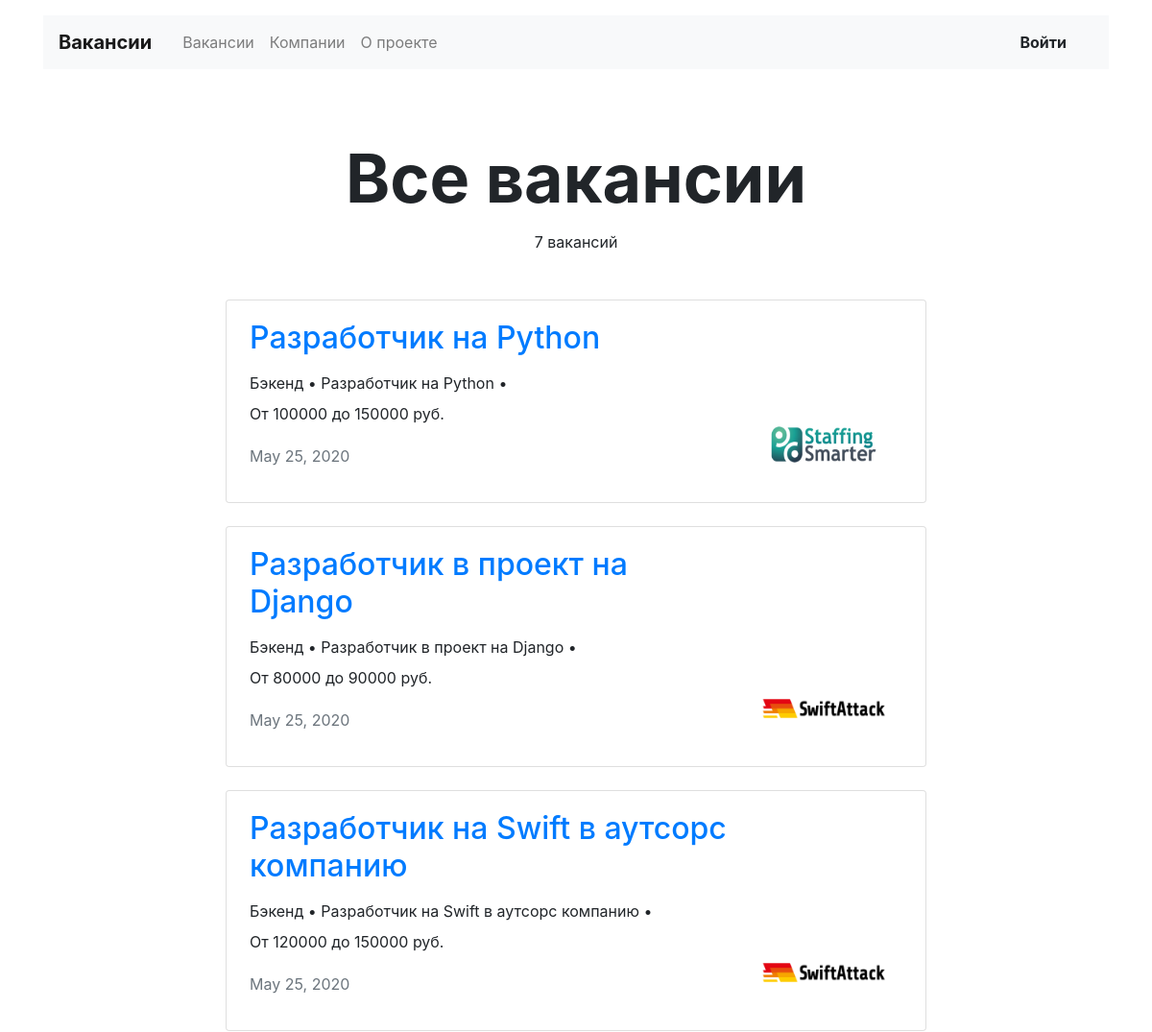
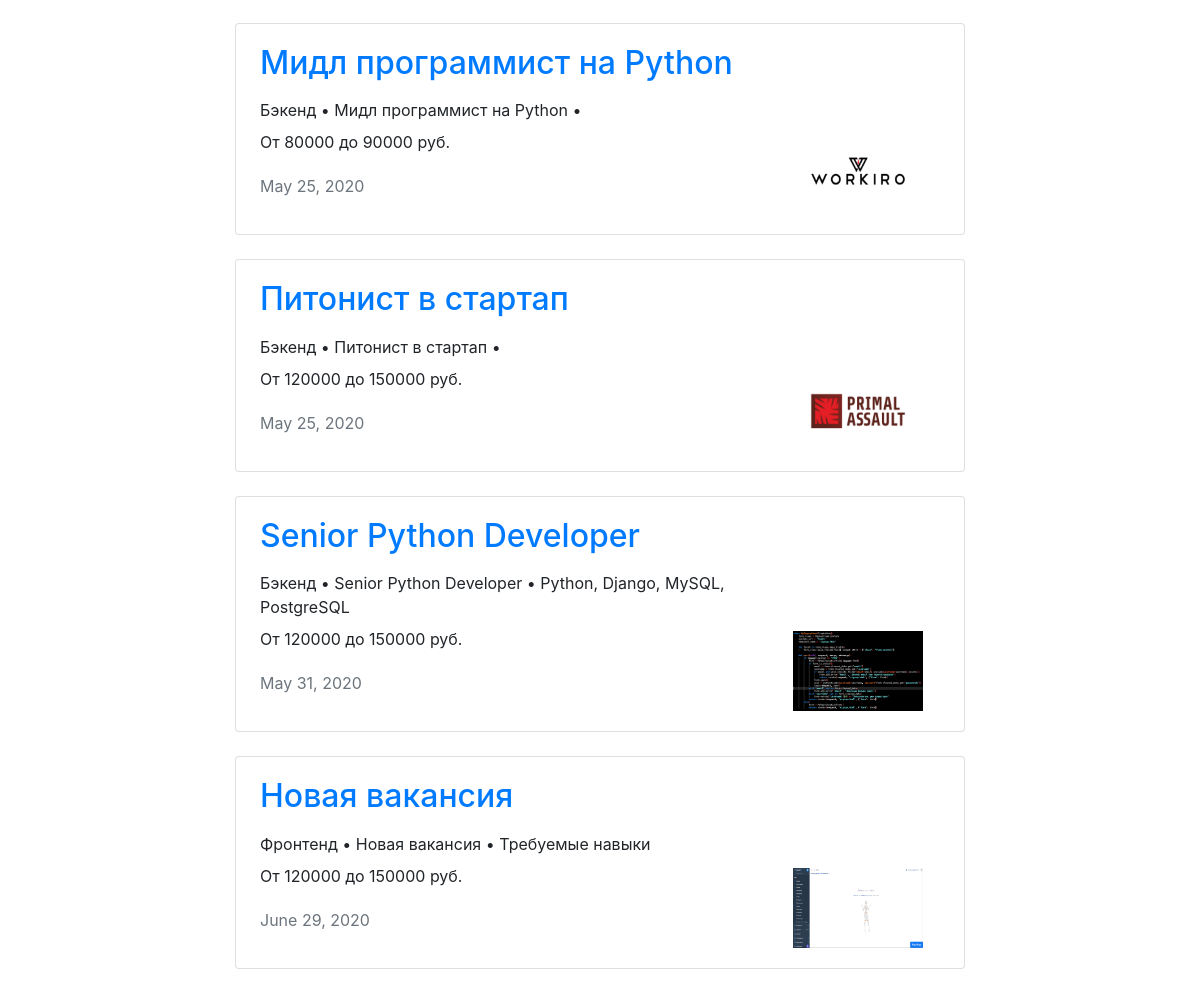
Page /vacancies/ on the committed database (2 pictures, top to bottom).
### vacancies/models.py (models this page shows, shortened)
class Vacancy(models.Model):
    title = models.CharField(max_length=120)
    specialty = models.ForeignKey(Specialty, on_delete=models.CASCADE, related_name='vacancies',
                                  verbose_name='Специализация')
    company = models.ForeignKey(Company, on_delete=models.CASCADE, related_name='vacancies')
    skills = models.CharField(max_length=155, verbose_name='Требуемые навыки')
    description = models.TextField(verbose_name='Описание вакансии')
    salary_min = models.IntegerField(verbose_name='Зарплата от')
    salary_max = models.IntegerField(verbose_name='Зарплата до')
    published_at = models.DateField(auto_now=True)

class Specialty(models.Model):
    code = models.CharField(max_length=50)
    title = models.CharField(max_length=120)
    picture = models.ImageField(max_length=100, upload_to=MEDIA_SPECIALITY_IMAGE_DIR)

class Company(models.Model):
    name = models.CharField(max_length=120)
    location = models.CharField(max_length=155, blank=True)
    logo = models.ImageField(max_length=100, default="https://place-hold.it/130x80",
                             upload_to=MEDIA_COMPANY_IMAGE_DIR)
    description = models.TextField(blank=True)
    employee_count = models.IntegerField(default=1)
    owner = models.OneToOneField(User, on_delete=models.CASCADE, related_name='companies', blank=True,
                                 null=True, default=None)

### vacancies/views.py (the view)
# urls.py: path('vacancies/', AllVacanciesView.as_view(), name='vacancies'),
class AllVacanciesView(ListView):
    model = Vacancy
    template_name = 'vacancies/vacancies.html'
    queryset = Vacancy.objects.all()
    def get_context_data(self, **kwargs):
        context = super(AllVacanciesView, self).get_context_data(**kwargs)
        context['title'] = 'Все вакансии'
        return context

### vacancies/templates/vacancies/vacancies.html
{% extends 'base.html' %}
{% block content %}
  <main class="container mt-3">
    <section>
      <h1 class="h1 text-center mx-auto mt-4 pt-5" style="font-size: 70px;"><strong>{{ title }}</strong></h1>
      <p class="text-center pt-1">{{ object_list.count }} вакансий</p>
      <div class="row mt-5">
        <div class="col-12 col-lg-8 offset-lg-2 m-auto">
            {% for vacancy in object_list %}
          <div class="card mb-4">
            <div class="card-body px-4">
              <div class="row">
                <div class="col-12 col-md-8 col-lg-9">
                  <a href="{% url 'vacancy' pk=vacancy.id %}"><h2 class="h2 pb-2">{{ vacancy.title }}</h2></a>
                  <p class="mb-2">{{ vacancy.specialty.title }} • {{ vacancy.title }} • {{ vacancy.skills }}</p>
                  <p>От {{ vacancy.salary_min }} до {{ vacancy.salary_max }} руб.</p>
                  <p class="text-muted pt-1">{{ vacancy.published_at }}</p>
                </div>
                <div class="col-12 col-md-4 col-lg-3 d-flex align-items-end">
                  <a href="{% url 'company' pk=vacancy.company.id %}"><img src="{{ vacancy.company.logo.url }}" width="130" height="80" alt=""></a>
                </div>
              </div>
            </div>
          </div>
            {% endfor %}
        </div>
      </div>
    </section>
  </main>
  {% endblock %}

### rows in the picture
Vacancy: title "Разработчик на Python", specialty "Бэкенд", salary_min "100000", salary_max "150000", published_at "May 25, 2020", company.logo (picture)
Vacancy: title "Разработчик в проект на Django", specialty "Бэкенд", salary_min "80000", salary_max "90000", published_at "May 25, 2020", company.logo (picture)
Vacancy: title "Разработчик на Swift в аутсорс компанию", specialty "Бэкенд", salary_min "120000", salary_max "150000", published_at "May 25, 2020", company.logo (picture)
Vacancy: title "Мидл программист на Python", specialty "Бэкенд", salary_min "80000", salary_max "90000", published_at "May 25, 2020", company.logo (picture)
Vacancy: title "Питонист в стартап", specialty "Бэкенд", salary_min "120000", salary_max "150000", published_at "May 25, 2020", company.logo (picture)
Vacancy: title "Senior Python Developer", specialty "Бэкенд", skills "Python, Django, MySQL, PostgreSQL", salary_min "120000", salary_max "150000", published_at "May 31, 2020", company.logo (picture)
Vacancy: title "Новая вакансия", specialty "Фронтенд", skills "Требуемые навыки", salary_min "120000", salary_max "150000", published_at "June 29, 2020", company.logo (picture)

### other values in the picture
{{ title }} "Все вакансии"
{{ object_list.count }} "7"
